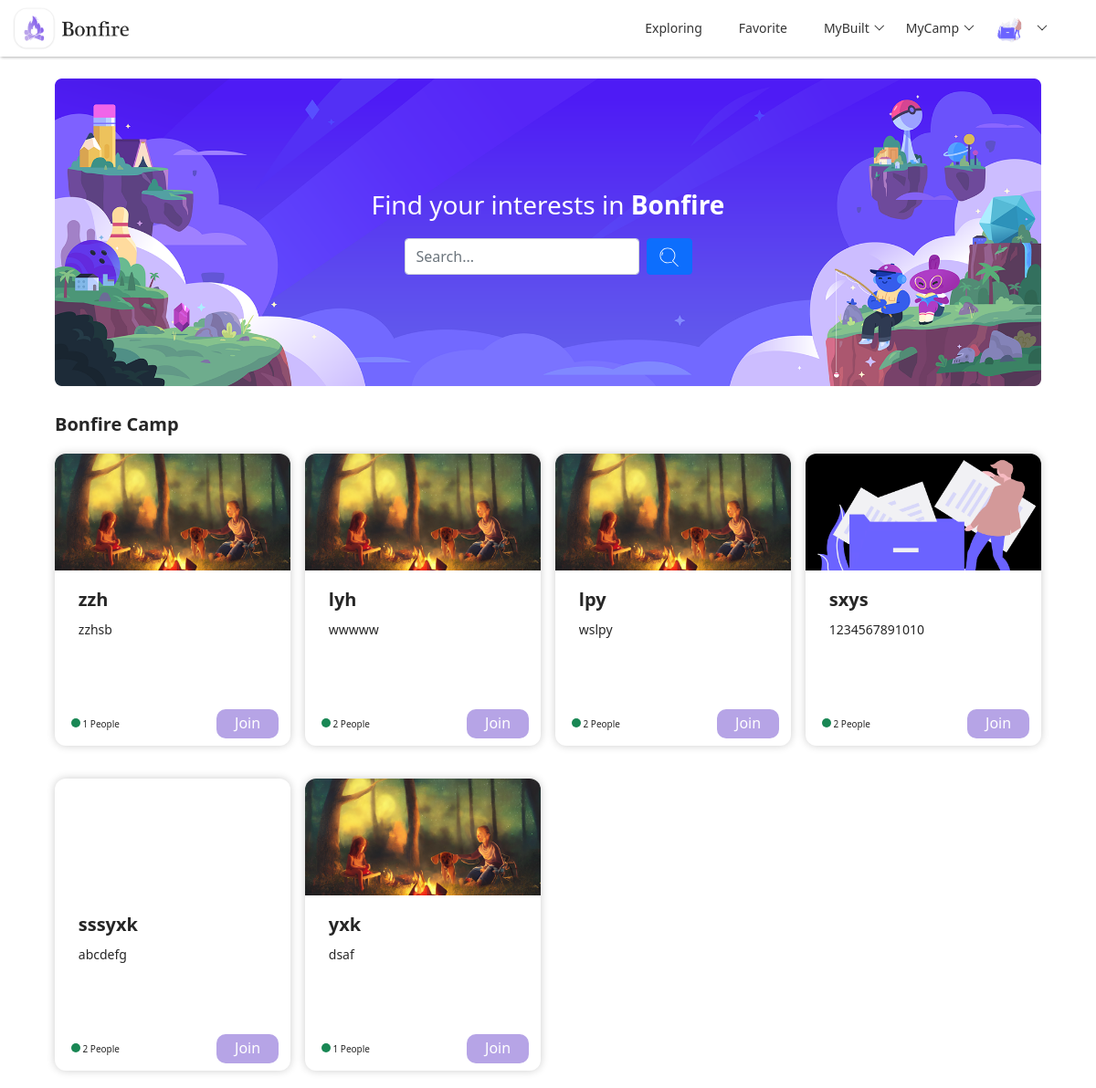
The app's page / (signed in) with its own data.
### models.py (models this page shows)
class UserModel(db.Model):
    __tablename__ = "user"
    id = db.Column(db.Integer, primary_key=True, autoincrement=True)
    username = db.Column(db.String(200), nullable=False, unique=False)
    email = db.Column(db.String(100), nullable=False, unique=False)
    password = db.Column(db.String(200), nullable=False)
    avatar = db.Column(db.String(200), nullable=False, default="default.png")
    gender = db.Column(db.String(10), nullable=True)
    birthday = db.Column(db.DateTime, nullable=True)
    description = db.Column(db.String(200), nullable=True)
    join_time = db.Column(db.DateTime, default=datetime.now)

class CampModel(db.Model):
    __tablename__ = "camp"
    id = db.Column(db.Integer, primary_key=True, autoincrement=True)
    name = db.Column(db.String(100), nullable=False, unique=False)
    description = db.Column(db.String(200), nullable=True)
    background = db.Column(db.String(200), nullable=True, default="default_camp.png")
    create_time = db.Column(db.DateTime, default=datetime.now)

### blueprints/index.py (the view)
class Index(Resource):
    def get(self):
        camps = CampModel.query.all()
        camp_user = CampUserModel.query.all()
        users_in_camp = {}
        for camp in camps:
            users_in_camp[camp.id] = 0
        for user in camp_user:
            users_in_camp[user.camp_id] += 1
        print(users_in_camp)
        camps_list = []
        camps_dict = {}
        for camp in camps:
            camps_dict["camp_id"] = camp.id
            camps_dict["camp_name"] = camp.name
            camps_dict["camp_description"] = camp.description
            camps_dict["camp_background"] = camp.background
            camps_dict["users_num"] = users_in_camp[camp.id]
            camps_list.append(camps_dict)
            camps_dict = {}
        camp_builders = get_all_camp_builder()
        camp_joins = get_all_camp_join()
        return render_template("index.html", camps=camps_list, camp_builders=camp_builders, camp_joins=camp_joins)

### app.py (called while the page is built)
@app.before_request
def before_request():
    user_id = session.get("user_id")
    if user_id:
        try:
            user = UserModel.query.get(user_id)
            g.user = user
        except:
            g.user = None

@app.context_processor
def context_processor():
    if hasattr(g, "user"):
        return {"user": g.user}
    else:
        return {}

### blueprints/index.py (called while the page is built)
@api.representation('text/html')
def output_html(data, code, headers=None):
    if isinstance(data, str):
        resp = Response(data)
        return resp
    else:
        return Response(json.dumps(data), mimetype='application/json')

### controller.py (called while the page is built)
def get_all_camp_builder():
    user_id = session.get("user_id")
    if user_id:
        camp_user = CampUserModel.query.filter_by(user_id=user_id, identity="Builder").all()
        camps = []
        camp_dict = {}
        for camp in camp_user:
            camp_dict["camp_id"] = camp.camp_id
            camp = CampModel.query.filter_by(id=camp.camp_id).first()
            camp_dict["camp_name"] = camp.name
            camps.append(camp_dict)
            camp_dict = {}
        return camps
    else:
        return {}

def get_all_camp_join():
    user_id = session.get("user_id")
    if user_id:
        camp_user = CampUserModel.query.filter_by(user_id=user_id).filter(CampUserModel.identity.in_(["Admin", "Member"])).all()
        camps = []
        camp_dict = {}
        for camp in camp_user:
            camp_dict["camp_id"] = camp.camp_id
            camp = CampModel.query.filter_by(id=camp.camp_id).first()
            camp_dict["camp_name"] = camp.name
            camps.append(camp_dict)
            camp_dict = {}
        return camps
    else:
        return {}

### templates/index.html (shortened to what this page needs)
{% extends "components/index_navi.html" %}
{% block head %}
    <link rel="stylesheet" href="{{ url_for('static', filename='css/index.css') }}">
{% endblock %}
{% block body %}
    <div class="box-container">
        <div class="head-container">
            <img class="head-pho" src="{{ url_for('static', filename='images/container_pho.png') }}">
            <div class="head-wrapper">
                <h3 style="margin-bottom: 20px; color: white">Find your interests in <b>Bonfire</b></h3>
                <form class="d-flex" id="search-bar" method="get" action="{{ url_for("index.index") }}">
                    <input class="form-control me-2 add-input" type="search" placeholder="Search..." name="todos">
                    <button class="btn btn-primary" type="submit" id="search-btn">
                    </button>
                </form>
            </div>
        </div>
        <div class="container-content">
            <h3 class="container-content-title">
                Bonfire Camp
            </h3>
            <div class="item-container">
                {% for camp in camps %}
                    <div class="item">
                        {% if camp["camp_background"] == "default_camp.png" %}
                            <div class="item-photo" style="background-image: url('../static/images/default_camp.png');"></div>
                        {% else %}
                            <div class="item-photo" style="background-image: url('../static/upload/background/{{ camp["camp_background"] }}');"></div>
                        {% endif %}
                        <div class="item-content">
                            <h4 class="item-content-title">
                                {{ camp["camp_name"] }}
                            </h4>
                            <p class="item-content-des">
                                {{ camp["camp_description"] }}
                            </p>
                        </div>
                        <div class="item-info">
                            <div class="item-info-people">
                                <div class="circle bg-success"></div>
                                <p class="info-people" id="users_num_{{ camp["camp_id"] }}">{{ camp["users_num"] }}</p>
                                <p class="info-people">People</p>
                            </div>
                            <button class="item-info-join" onclick="join_camp({{ camp["camp_id"] }})">
                                Join
                            </button>
                        </div>
                    </div>
                {% endfor %}
            </div>
        </div>
    </div>
{% endblock %}

### templates/components/index_navi.html (shortened to what this page needs)
<!DOCTYPE html>
<html lang="en">
<head>
    <link rel="stylesheet" href="{{ url_for('static', filename='bootstrap/bootstrap@5.1.1.min.css') }}">
    <link rel="stylesheet" href="{{ url_for('static', filename='css/base.css') }}">
    <link rel="stylesheet" href="{{ url_for('static', filename='layui/css/layui.css') }}">
    {% block head %}{% endblock %}
</head>
<body>
<nav class="navbar navbar-expand-md nav-bar fixed-top">
    <img class="justify-content-start navi-logo"
         src={{ url_for("static", filename="images/nav-logo.png") }}>
    <div class="collapse navbar-collapse justify-content-end nav-content" id="collapsibleNavbar">
        <ul class="navbar-nav nav-title layui-nav">
            <li class="layui-nav-item">
                <a href="{{ url_for("index.index") }}">Exploring</a>
            </li>
            <li class="layui-nav-item">
                <a href="{{ url_for("index.index") }}">Favorite</a>
            </li>
            <li class="layui-nav-item">
                <a href="javascript:">MyBuilt</a>
            </li>
            <li class="layui-nav-item">
                <a href="javascript:">MyCamp</a>
            </li>
            <li class="layui-nav-item">
                <a href="javascript:;">
                    {% if user.avatar == "default.png" %}
                        <img src="{{ url_for('static', filename='images/default.png') }}" alt="avatar"
                             class="layui-nav-img" id="navi-logo">
                    {% else %}
                        <img class="layui-nav-img"
                             src="/static/upload/avatar/{{ user.avatar }}"
                             alt="avatar" id="navi-logo">
                    {% endif %}
                </a>
            </li>
        </ul>
    </div>
</nav>
{% block body %}{% endblock %}
</body>
</html>

### static/css/base.css (style rules this page uses)
html { scroll-behavior:smooth; }
* { margin: 0; padding: 0; box-sizing: border-box; }
li { list-style: none }
img { border: 0; vertical-align: middle }
button { cursor: pointer }
a { color: #D6D6D6; text-decoration: none !important; }
p { margin-bottom: unset !important; }
button, input { font-family: Microsoft YaHei, Heiti SC, tahoma, arial, Hiragino Sans GB, "\5B8B\4F53", sans-serif; border: 0; outline: none; }
.navi-logo { height: 46px; margin-left: 10px; }
.nav-bar { box-shadow: 1px 1px 3px rgb(0 0 0 / 30%); backdrop-filter: saturate(180%) blur(20px)!important; z-index: 99!important; }
.nav-content { margin-right: 30px; }
.nav-title a { color: #343434 !important; transition: ease 0.3s; }

### static/css/index.css (style rules this page uses)
.box-container { display: flex; position: absolute; top:46px; width: 100vw; margin-top: 40px; flex-direction: column; align-items: center; }
.head-container { position: relative; width: 90vw; border-radius: 20px; margin-bottom: 20px; }
.head-pho { display: inherit; width: 100%; height: auto; }
.head-wrapper { position: absolute; top: 0; left: 0; bottom: 0; right: 0; display: flex; flex-direction: column; align-items: center; justify-content: center; }
.item-container { display: grid; width: 90vw; grid-gap: 16px; grid-template-columns: repeat(auto-fill, minmax(248px, 1fr)); }
.item { display: flex; position: relative; flex-direction: column; align-items: center; width: 100%; height: 320px; box-shadow: 0 0 10px rgba(0,0,0,0.2); border-radius: 12px; margin-bottom: 20px; transition: ease 0.3s; }
.item-photo { display: inherit; width: 100%; height: 40%; border-radius: 12px 12px 0 0; background-size: cover; }
.item-content { margin-top: 20px; width: 80%; height: 45%; }
.item-content-title { font-size: 20px; font-weight: bold; margin-bottom: 10px; }
.item-content-des { font-size:14px; }
.item-info { display:flex; position: absolute; bottom: 0; height: 15%; width: 90%; align-items: center; justify-content: space-between; }
.circle { display: inline-block; width: 10px; height: 10px; border-radius: 5px; }
.item-info-people { margin-left: 5px; font-size: 10px; }
.info-people { display: inline; }
.item-info-join { padding: 3px 20px; background-color: #b6a4e6; color: white; border-radius: 10px; transition: ease 0.3s; cursor: pointer; }
.container-content-title { font-size: 20px; font-weight: bold; margin-top: 10px; margin-bottom: 20px; }

### records on screen
UserModel: avatar (picture)
CampModel: camp_name "zzh", camp_description "zzhsb", users_num "1"
CampModel: camp_name "lyh", camp_description "wwwww", users_num "2"
CampModel: camp_name "lpy", camp_description "wslpy", users_num "2"
CampModel: camp_background (picture), camp_name "sxys", camp_description "1234567891010", users_num "2"
CampModel: camp_name "sssyxk", camp_description "abcdefg", users_num "2"
CampModel: camp_name "yxk", camp_description "dsaf", users_num "1"
